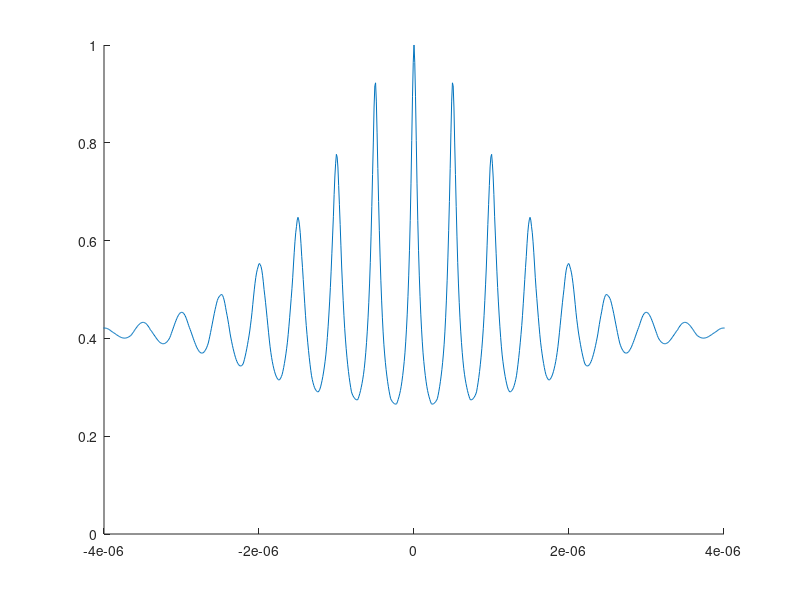

Recreate this plot in MATLAB.
freq = 2e6;
omega = 2*pi * freq;
reflectiecoeff = 0.7; %percentage verlies per trip
sigma = 1.25e-6; 	%'breedte' ongeveer 4 sigma. Stel breedte  =  10 pulsen 2MHz 
		% = > ongeveer 10*0.5e-6 / 4
dsigma = 0.0e-6; %increment in sigma per trip     "dispersie"
trips = 6; %aantal trips
factor = 1.5e-6 / trips;

tmin = -2e-5;
tmax = 2e-5;
tnum = 1500; % groot = nodig voor nauwkeurigheid
ts = linspace(tmin,tmax,tnum); %tijdstippen

clf;
hold on;

delay = -sigma * 0.4;
ys = zeros(1,tnum); %uitwijking
for n=0:(trips-1)
	s = sigma + n * dsigma;
	mu = delay * n; %"totale" delay
	pakket = factor * sin(omega*(ts+mu)) ... %or sin for boobies
		.* reflectiecoeff^n ...
		./ s .* exp(-(ts - mu).^2 ./ (2 * s^2));
	ys = ys + pakket;

	plot(ts,2.5*pakket + n + 1);

end

plot(ts,1.5*ys - 0.5);
axis([-2e-5,1.0e-5,-1.5,6.5]);
set (gca, 'ytick',[-0.5,1,2,3,4,5,6]);
set (gca, 'yticklabel',{'totaal','1','2','3','4','5','6'});

naam='comboPakket-nodisp';
xlab='delay (s)';
ylab='';
ylabrule='0.3cm';
width='700';
height='700';
%maakgraph(naam,xlab,ylab,ylabrule,width,height);












freq = 2e6;
omega = 2*pi * freq;
reflectiecoeff = 0.7; %percentage verlies per trip
sigma = 1.25e-6; 	%'breedte' ongeveer 4 sigma. Stel breedte  =  10 pulsen 2MHz 
		% = > ongeveer 10*0.5e-6 / 4
dsigma = 0.3e-6; %increment in sigma per trip     "dispersie"
trips = 20; %aantal trips
factor = 2e-6 / trips;


tmin = -2e-5;
tmax = 2e-5;
tnum = 1500; % groot = nodig voor nauwkeurigheid
ts = linspace(tmin,tmax,tnum); %tijdstippen

delaymin = -sigma * 0.50;
delaymax = +sigma * 0.50;
delaynum = 11;
delays = linspace(delaymin, delaymax, delaynum); %delays van 1 trip
amps = zeros(1,delaynum); %maximale amplituden van pakket ifv delay


clf;
hold on;

for di=1:delaynum
	delay = delays(di);
	ys = zeros(1,tnum); %uitwijking
	for n=0:(trips-1)
		s = sigma + n * dsigma;
		mu = delay * n; %"totale" delay
		pakket = factor * sin(omega*(ts+mu)) ... %or sin for boobies
			.* reflectiecoeff^n ...
			./ s .* exp(-(ts - mu).^2 ./ (2 * s^2));
		ys = ys + pakket;
	end

	plot(ts,2.5*ys + di - (delaynum+1)/2);

	amps(di) = max(abs(ys));
end

axis([-1.0e-5,1.0e-5,-5.5,5.5]);

set (gca, 'ytick',-5:5);
naam='delayinterferenties-nodisp';
xlab='delay (s)';
ylab='';
ylabrule='0.3cm';
width='700';
height='700';
%maakgraph(naam,xlab,ylab,ylabrule,width,height);








freq = 2e6;
omega = 2*pi * freq;
reflectiecoeff = 0.7; %percentage verlies per trip
sigma = 1.25e-6; 	%'breedte' ongeveer 4 sigma. Stel breedte  =  10 pulsen 2MHz 
		% = > ongeveer 10*0.5e-6 / 4
dsigma = 0.3e-6; %increment in sigma per trip     "dispersie"
trips = 20; %aantal trips
factor = 2e-6 / trips;


tmin = -2e-5;
tmax = 2e-5;
tnum = 1500; % groot = nodig voor nauwkeurigheid
ts = linspace(tmin,tmax,tnum); %tijdstippen

delaymin = -sigma * 3.50;
delaymax = +sigma * 3.50;
delaynum = 901;
delays = linspace(delaymin, delaymax, delaynum); %delays van 1 trip
amps = zeros(1,delaynum); %maximale amplituden van pakket ifv delay


clf;
hold on;

for di=1:delaynum
	delay = delays(di);
	ys = zeros(1,tnum); %uitwijking
	for n=0:(trips-1)
		s = sigma + n * dsigma;
		mu = delay * n; %"totale" delay
		pakket = factor * sin(omega*(ts+mu)) ... %or sin for boobies
			.* reflectiecoeff^n ...
			./ s .* exp(-(ts - mu).^2 ./ (2 * s^2));
		ys = ys + pakket;
	end
	amps(di) = max(abs(ys));
end

plot(delays,amps/max(amps));

axis([-4e-6,4.0e-6,0.0,1]);

naam='delayamp-nodisp';
xlab='delay (s)';
ylab='relatieve amplitude';
ylabrule='0.3cm';
width='700';
height='500';
%maakgraph(naam,xlab,ylab,ylabrule,width,height);


hold off;
